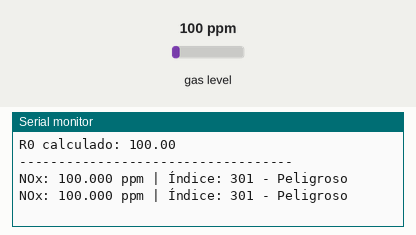
The sketch below on a simulated ESP32. Parts: the last lines printed to the serial monitor. The test bench sets the inputs (shaded band); at power-on: gas level 100 ppm.

Above: at 2.8 s.
2.9 s: gas level set to 0 ppm
At 4.7 s:
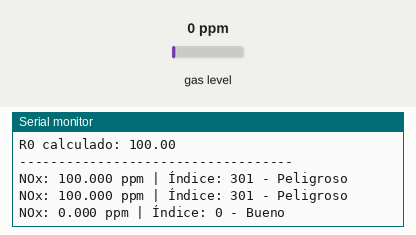
7.5 s: gas level set to 20 ppm
At 9.0 s:
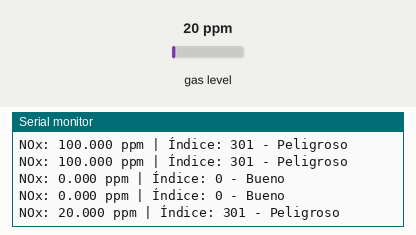

Measured:
- after the input at 2.9 s, the serial monitor: prints a new line after 1.1 s (image 1)
- after the input at 7.5 s, the serial monitor: prints a new line after 0.51 s (image 2)

The sketch:

mq135NOx.ino
```cpp
#include <MQUnifiedsensor.h>

#define placa "ESP-32"
#define Voltage_Resolution 3.3
#define pin 34  // Pin analógico del ESP32
#define type "MQ-135"
#define ADC_Bit_Resolution 12
#define RatioMQ135CleanAir 3.6

MQUnifiedsensor MQ135(placa, Voltage_Resolution, ADC_Bit_Resolution, pin, type);

void setup() {
  Serial.begin(115200);

  MQ135.setRegressionMethod(1); // _PPM = a*ratio^b
  MQ135.setA(77.255);
  MQ135.setB(-3.18); // Coeficientes para NOx

  MQ135.init();

  // Calibración en aire limpio
  Serial.print("Calibrando sensor MQ-135");
  float calcR0 = 0;
  for(int i = 1; i <= 10; i++) {
    MQ135.update();
    calcR0 += MQ135.calibrate(RatioMQ135CleanAir);
    Serial.print(".");
  }
  MQ135.setR0(calcR0/10);

  // Verificar problemas de conexión
  if (isinf(calcR0)) {
    Serial.println("\nWarning: Connection issue found, R0 is infinite (Open circuit detected) please check your wiring and supply");
    while (1);
  }
  if (calcR0 == 0) {
    Serial.println("\nWarning: Connection issue found, R0 is zero (Analog pin with short circuit to ground) please check your wiring and supply");
    while (1);
  }

  Serial.println(" Calibración completa!");
  Serial.print("R0 calculado: ");
  Serial.println(calcR0);
  Serial.println("-----------------------------------");
}

void loop() {
  MQ135.update();
  float NOx_ppm = MQ135.readSensor();

  Serial.print("NOx: ");
  Serial.print(NOx_ppm, 3);//3 decimales
  Serial.print(" ppm | ");

  // Calcular índice de calidad
  int indice = calcularIndiceCalidadNOx(NOx_ppm);
  Serial.print("Índice: ");
  Serial.print(indice);
  Serial.print(" - ");
  Serial.println(categoriaCalidadNOx(indice));

  delay(2000);
}

// Función para calcular índice de calidad basado en NOx
int calcularIndiceCalidadNOx(float ppm) {
  // Rangos aproximados para NOx en aire exterior (basados en estándares EPA)
  if (ppm <= 0.05) return map(ppm * 1000, 0, 50, 0, 50);           // Bueno
  else if (ppm <= 0.1) return map(ppm * 1000, 50, 100, 51, 100);   // Moderado
  else if (ppm <= 0.36) return map(ppm * 1000, 100, 360, 101, 150); // Insalubre (sensibles)
  else if (ppm <= 0.65) return map(ppm * 1000, 360, 650, 151, 200); // Insalubre
  else if (ppm <= 1.24) return map(ppm * 1000, 650, 1240, 201, 300); // Muy insalubre
  else return 301; // Peligroso
}

String categoriaCalidadNOx(int indice) {
  if (indice <= 50) return "Bueno";
  else if (indice <= 100) return "Moderado";
  else if (indice <= 150) return "Insalubre (sensibles)";
  else if (indice <= 200) return "Insalubre";
  else if (indice <= 300) return "Muy insalubre";
  else return "Peligroso";
}
```
